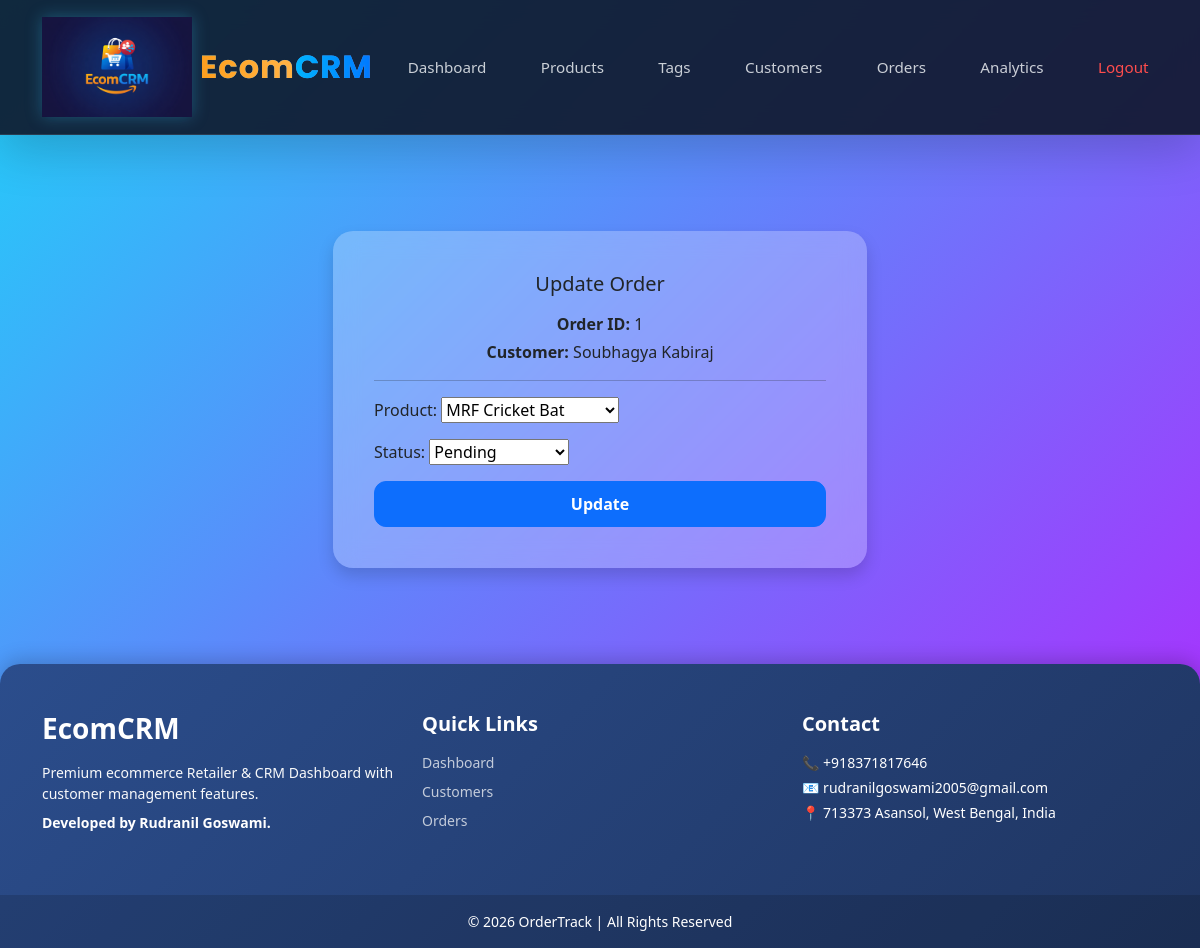
The page /update_order/1/ (signed in) on the database its author committed.
### account/models.py (models this page shows, shortened)
class order(models.Model):
    STATUS=(
        ('Pending','Pending'),
        ('Out for delivery','Out for delivery'),
        ('Delivered','Delivered'),
    )
    customer=models.ForeignKey(Customer,null=True,on_delete=models.CASCADE)
    product=models.ForeignKey(Product,null=True,on_delete=models.CASCADE)
    status=models.CharField(max_length=200,null=True,choices=STATUS)
    date_created=models.DateTimeField(auto_now_add=True,null=True)

class Customer(models.Model):
    name = models.CharField(max_length=200)
    email = models.EmailField()
    phone = models.CharField(max_length=200)
    address = models.TextField()
    date_created = models.DateTimeField(auto_now_add=True, null=True)
    profile_image = models.ImageField(upload_to='profile/', null=True, blank=True)
    latitude = models.FloatField(null=True, blank=True)
    longitude = models.FloatField(null=True, blank=True)

### account/views.py (the view)
# urls.py: path('update_order/<int:pk>/',views.update_order,name='update_order'),
@login_required(login_url='login')
def update_order(request,pk):
        orders=order.objects.get(id=pk)
        if request.method=='POST':
            form=updateOrderForm(request.POST,instance=orders)
            if form.is_valid():
               instance =form.save(commit=False)
               instance.customer = orders.customer
               instance.save()
            return redirect('/')
        else:
            form=updateOrderForm(instance=orders)
        context={'form':form,
                 'orders':orders,
                 'customer_name':orders.customer.name
                 }
        return render(request,'account/update_order.html',context)

### account/forms.py
class updateOrderForm(ModelForm):
    class Meta:
        model = order
        exclude=['customer']

### account/models.py (called while the page is built)
    def __str__(self):
        return self.name

### template/account/update_order.html (shortened to what this page needs)
{% extends 'main.html' %}
{% load static %}
{% block content %}
<div class="container mt-5">
    <div class="row justify-content-center">
        <div class="col-md-6">
            <div class="card shadow" style="width: 100%;">
                <div class="card-body">
                    <h5 class="card-title text-center mb-3">Update Order</h5>
                    <div class="mb-3 text-center">
                        <p class="mb-1"><strong>Order ID:</strong> {{ orders.id }}</p>
                        <p class="mb-0"><strong>Customer:</strong> {{ orders.customer.name }}</p>
                    </div>
                    <hr>
                    <form method="post">
                        {{ form.as_p }}
                        <div class="d-grid">
                            <button type="submit" class="btn btn-primary">
                                Update
                            </button>
                        </div>
                    </form>
                </div>
            </div>
        </div>
    </div>
</div>
{% endblock %}

### static/CSS/main.css (style rules this page uses)
body { margin: 0; font-family: 'Segoe UI', Tahoma, Geneva, Verdana, sans-serif; background: linear-gradient(135deg, #1fd1f9, #b621fe); min-height: 100vh; display: flex; flex-direction: column; }
.card, .content-card { background: rgba(255, 255, 255, 0.25); backdrop-filter: blur(12px); border-radius: 20px; border: none; box-shadow: 0 10px 25px rgba(0,0,0,0.15); padding: 25px; transition: 0.3s ease; }
.btn { border-radius: 12px; font-weight: 600; padding: 10px 20px; transition: 0.25s; }

### template/navbar.html (style rules this page uses)
:root { --nav-bg: rgba(15, 23, 42, 0.9); --accent-color: #38bdf8; --text-main: #f8fafc; --transition: all 0.3s cubic-bezier(0.4, 0, 0.2, 1); }

### rows shown on the page
order: id "1", customer.name "Soubhagya Kabiraj", product "MRF Cricket Bat", status "Pending"
